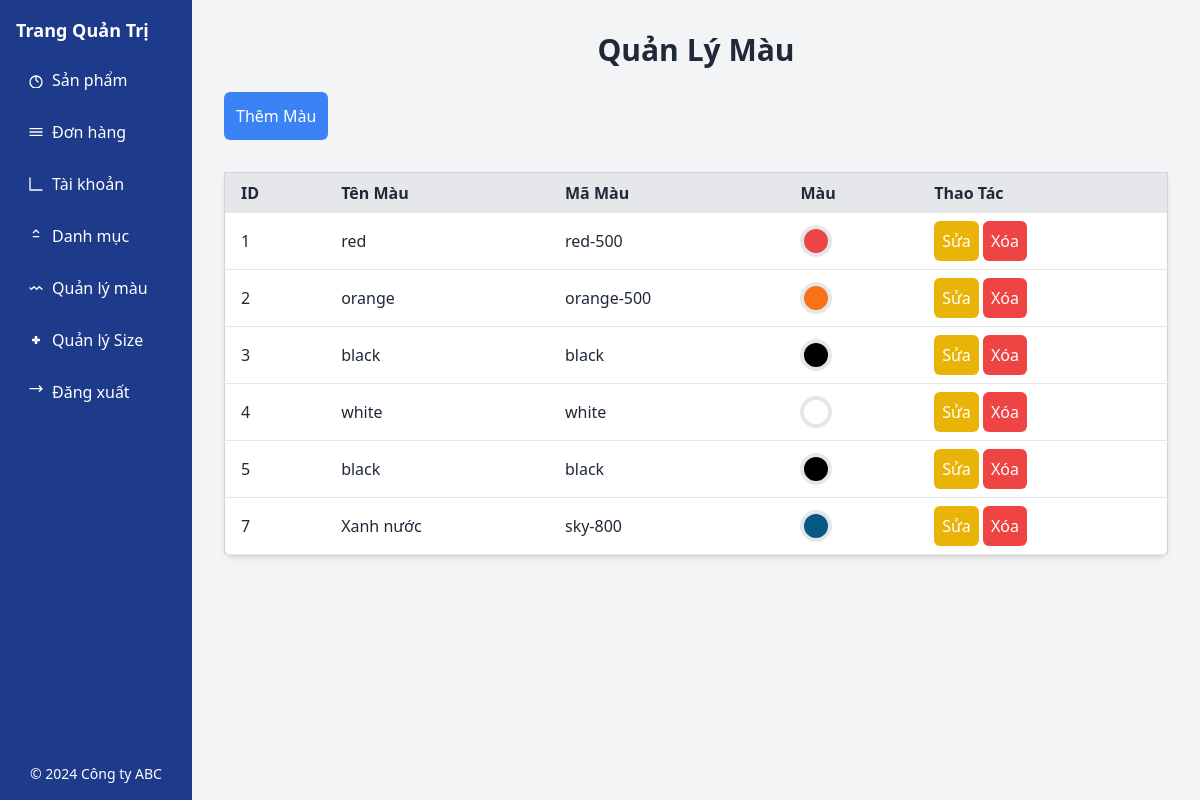
/admin/qlmau.php, run on the app's committed database.
### tables this page shows
CREATE TABLE IF NOT EXISTS `colors` (
  `color_id` int NOT NULL AUTO_INCREMENT,
  `color_name` varchar(10) NOT NULL,
  `color_code` varchar(10) NOT NULL,
  PRIMARY KEY (`color_id`)
);

### class/Db.php (called while the page is built, shortened)
<?php
class Db
{
  public static $conn = null;
  function __construct()
  {
    Db::$conn = new PDO("mysql:host=localhost; dbname=e1", 'root', '');
    Db::$conn->setAttribute(PDO::ATTR_ERRMODE, PDO::ERRMODE_EXCEPTION);
  }
  function selectSQL($sql, $arrParam = [])
  {
    $stm = Db::$conn->prepare($sql);
    $stm->execute($arrParam);
    return $stm->fetchAll(PDO::FETCH_ASSOC);
  }
}

### admin/qlmau.php (the view, shortened to what this page needs)
<?php
$db = new Db();
$sql = "SELECT * FROM colors";
$result = $db->selectSQL($sql);
?>
<!DOCTYPE html>
<html lang="en">
<head>
    <script src="https://cdn.tailwindcss.com"></script>
</head>
<body class="bg-gray-100 font-sans text-gray-800">
    <div class='flex '>
        <?php include './views/navAdmin.php'; ?>
        <div class='flex-1 p-4'>
            <div class="container mx-auto p-4">
                <h1 class="text-3xl font-bold text-center mb-6">Quản Lý Màu</h1>
                <button onclick="openAddModal()" class="bg-blue-500 text-white p-3 rounded-md mb-8">Thêm Màu</button>
                <table class="min-w-full bg-white border border-gray-300 rounded-lg shadow-md">
                    <thead>
                        <tr class="bg-gray-200">
                            <th class="py-2 px-4 text-left">ID</th>
                            <th class="py-2 px-4 text-left">Tên Màu</th>
                            <th class="py-2 px-4 text-left">Mã Màu</th>
                            <th class="py-2 px-4 text-left">Màu</th>
                            <th class="py-2 px-4 text-left">Thao Tác</th>
                        </tr>
                    </thead>
                    <tbody>
                        <?php foreach ($result as $row) { ?>
                            <tr class="border-b">
                                <td class="py-2 px-4"><?php echo $row['color_id']; ?></td>
                                <td class="py-2 px-4"><?php echo $row['color_name']; ?></td>
                                <td class="py-2 px-4"><?php echo $row['color_code']; ?></td>
                                <td class="py-2 px-4">
                                    <div class="w-8 h-8 rounded-full border-4 bg-<?php echo $row['color_code']; ?>">
                                    </div>
                                </td>
                                <td class="py-2 px-4">
                                    <button
                                        onclick="openEditModal(<?php echo $row['color_id']; ?>, '<?php echo $row['color_name']; ?>', '<?php echo $row['color_code']; ?>')"
                                        class="bg-yellow-500 text-white p-2 rounded-md">Sửa</button>
                                    <button onclick="openDeleteModal(<?php echo $row['color_id']; ?>)"
                                        class="bg-red-500 text-white p-2 rounded-md">Xóa</button>
                                </td>
                            </tr>
                        <?php } ?>
                    </tbody>
                </table>
            </div>
        </div>
    </div>
</body>
</html>

### views/navAdmin.php (shortened to what this page needs)
<form method='GET' action="../index.php">
    <div class='bg-blue-900 text-white w-48 p-4 flex flex-col justify-between fixed left-0 top-0 bottom-0'>
        <div>
            <h2 class='text-lg font-bold mb-4'>Trang Quản Trị</h2>
            <nav>
                <ul>
                    <li class='mb-3'><a href='../index.php?page=qlsanpham'
                            class='flex items-center py-2 px-3 rounded transition duration-200 hover:bg-blue-700'>
                            <svg class='w-4 h-4 mr-2' fill='none' stroke='currentColor' viewBox='0 0 24 24'
                                xmlns='http://www.w3.org/2000/svg'>
                                <path stroke-linecap='round' stroke-linejoin='round' stroke-width='2'
                                    d='M12 8v4l3 3m6 0a9 9 0 11-18 0 9 9 0 0118 0z'></path>
                            </svg>
                            Sản phẩm
                        </a></li>
                    <li class='mb-3'><a href='../index.php?page=qlgiohang'
                            class='flex items-center py-2 px-3 rounded transition duration-200 hover:bg-blue-700'>
                            <svg class='w-4 h-4 mr-2' fill='none' stroke='currentColor' viewBox='0 0 24 24'
                                xmlns='http://www.w3.org/2000/svg'>
                                <path stroke-linecap='round' stroke-linejoin='round' stroke-width='2'
                                    d='M3 7h18M3 12h18M3 17h18'></path>
                            </svg>
                            Đơn hàng
                        </a></li>
                    <li class='mb-3'><a href='../index.php?page=qltaikhoan'
                            class='flex items-center py-2 px-3 rounded transition duration-200 hover:bg-blue-700'>
                            <svg class='w-4 h-4 mr-2' fill='none' stroke='currentColor' viewBox='0 0 24 24'
                                xmlns='http://www.w3.org/2000/svg'>
                                <path stroke-linecap='round' stroke-linejoin='round' stroke-width='2' d='M3 3v18h18'>
                                </path>
                            </svg>
                            Tài khoản
                        </a></li>
                    <li class='mb-3'><a href='../index.php?page=danhmuc'
                            class='flex items-center py-2 px-3 rounded transition duration-200 hover:bg-blue-700'>
                            <svg class='w-4 h-4 mr-2' fill='none' stroke='currentColor' viewBox='0 0 24 24'
                                xmlns='http://www.w3.org/2000/svg'>
                                <path stroke-linecap='round' stroke-linejoin='round' stroke-width='2'
                                    d='M8 7l4-4 4 4m0 6H8'></path>
                            </svg>
                            Danh mục
                        </a></li>
                    <li class='mb-3'>
                        <a href='../index.php?page=qlmau'
                            class='flex items-center py-2 px-3 rounded transition duration-200 hover:bg-blue-700'>
                            <svg class='w-4 h-4 mr-2' fill='none' stroke='currentColor' viewBox='0 0 24 24'
                                xmlns='http://www.w3.org/2000/svg'>
                                <path stroke-linecap='round' stroke-linejoin='round' stroke-width='2'
                                    d='M3 12l2 2 4-4 4 4 4-4 4 4'></path>
                            </svg>
                            Quản lý màu
                        </a>
                    </li>
                    <li class='mb-3'><a href='../index.php?page=qlsize'
                            class='flex items-center py-2 px-3 rounded transition duration-200 hover:bg-blue-700'>
                            <svg class='w-4 h-4 mr-2' fill='none' stroke='currentColor' viewBox='0 0 24 24'
                                xmlns='http://www.w3.org/2000/svg'>
                                <path stroke-linecap='round' stroke-linejoin='round' stroke-width='2'
                                    d='M11 11V7h2v4h4v2h-4v4h-2v-4H7v-2h4z'></path>
                            </svg>
                            Quản lý Size
                        </a></li>
                    <li class='mb-3'>
                        <a href='./functions/logout.php'
                            class='flex items-center py-2 px-3 rounded transition duration-200 hover:bg-red-700'>
                            <svg class='w-4 h-4 mr-2' fill='none' stroke='currentColor' viewBox='0 0 24 24'
                                xmlns='http://www.w3.org/2000/svg'>
                                <path stroke-linecap='round' stroke-linejoin='round' stroke-width='2'
                                    d='M17 11l4-4m0 0l-4-4m4 4H3'></path>
                            </svg>
                            Đăng xuất
                        </a>
                    </li>
                </ul>
            </nav>
        </div>
        <div>
            <p class='text-center text-sm'>&copy; 2024 Công ty ABC</p>
        </div>
    </div>
</form>
<div class='w-48 p-4 '></div>

### data on the page
colors: color_id "1", color_name "red", color_code "red-500"
colors: color_id "2", color_name "orange", color_code "orange-500"
colors: color_id "3", color_name "black", color_code "black"
colors: color_id "4", color_name "white", color_code "white"
colors: color_id "5", color_name "black", color_code "black"
colors: color_id "7", color_name "Xanh nước", color_code "sky-800"
